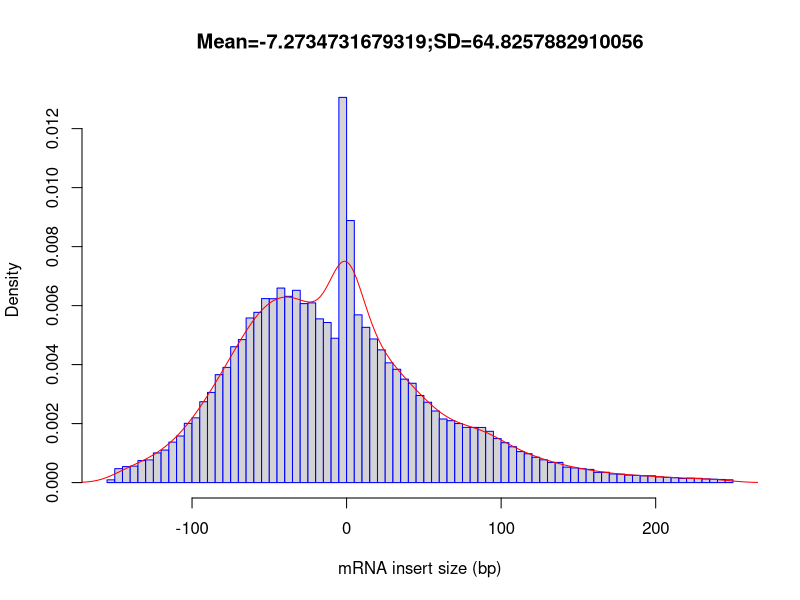

Here is the R script that generated this plot:
out_file = 'RSeQC/05.WT_EV_2'
pdf('RSeQC/05.WT_EV_2.inner_distance_plot.pdf')
fragsize=rep(c(-247.5,-242.5,-237.5,-232.5,-227.5,-222.5,-217.5,-212.5,-207.5,-202.5,-197.5,-192.5,-187.5,-182.5,-177.5,-172.5,-167.5,-162.5,-157.5,-152.5,-147.5,-142.5,-137.5,-132.5,-127.5,-122.5,-117.5,-112.5,-107.5,-102.5,-97.5,-92.5,-87.5,-82.5,-77.5,-72.5,-67.5,-62.5,-57.5,-52.5,-47.5,-42.5,-37.5,-32.5,-27.5,-22.5,-17.5,-12.5,-7.5,-2.5,2.5,7.5,12.5,17.5,22.5,27.5,32.5,37.5,42.5,47.5,52.5,57.5,62.5,67.5,72.5,77.5,82.5,87.5,92.5,97.5,102.5,107.5,112.5,117.5,122.5,127.5,132.5,137.5,142.5,147.5,152.5,157.5,162.5,167.5,172.5,177.5,182.5,187.5,192.5,197.5,202.5,207.5,212.5,217.5,222.5,227.5,232.5,237.5,242.5,247.5),times=c(0,0,0,0,0,0,0,0,0,0,0,0,0,0,0,0,0,0,0,447,2267,2599,2678,3571,3686,4816,5286,6579,7572,9627,10520,13136,14653,17534,18720,22070,23234,26741,27659,29892,29870,31597,30259,31238,29076,29196,26594,26005,23452,62571,42571,27249,25220,23330,21564,19456,18407,16806,16137,14152,13053,11632,10332,10062,9596,8970,8963,8960,8334,7153,6484,5825,5034,4688,4113,3696,3280,3278,2509,2377,2259,2147,1660,1679,1402,1368,1216,1171,1105,1109,930,849,799,664,723,695,599,555,508,461))
frag_sd = sd(fragsize)
frag_mean = mean(fragsize)
frag_median = median(fragsize)
write(x=c("Name","Mean","Median","sd"), sep="	", file=stdout(),ncolumns=4)
write(c(out_file,frag_mean,frag_median,frag_sd),sep="	", file=stdout(),ncolumns=4)
hist(fragsize,probability=T,breaks=100,xlab="mRNA insert size (bp)",main=paste(c("Mean=",frag_mean,";","SD=",frag_sd),collapse=""),border="blue")
lines(density(fragsize,bw=10),col='red')
dev.off()
